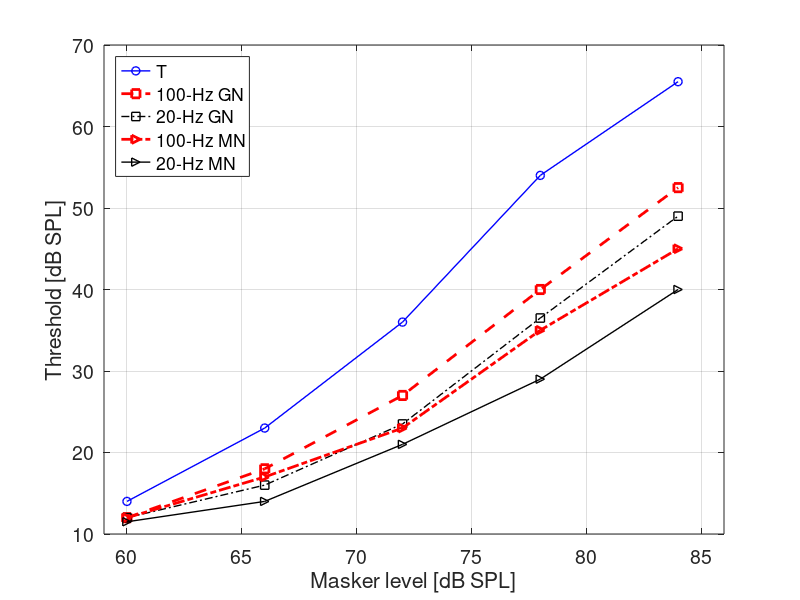
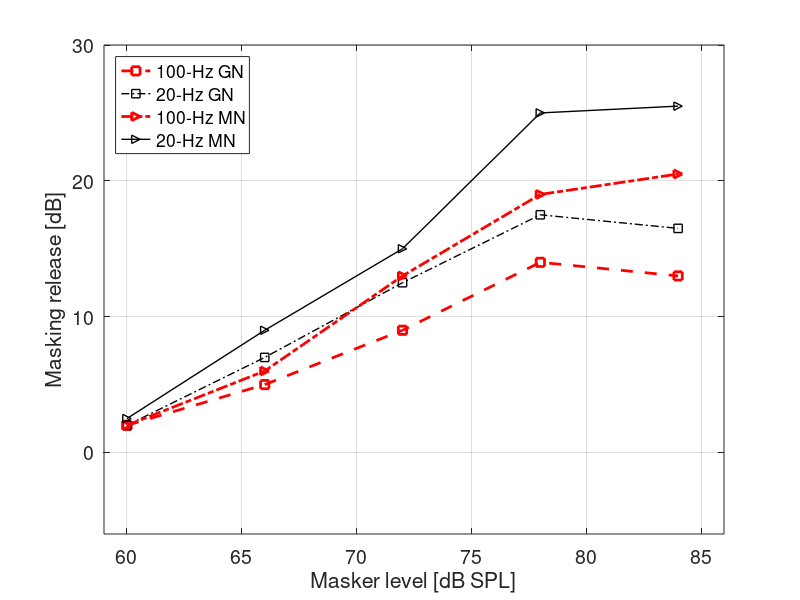

Source code (MATLAB) for these figures, in order:
function [hFig data] = exp_heijden1995(fs,bParts)
% function [hFig data] = exp_heijden1995(fs,bParts)
%
% 1. Description:
%
% 2. Stand-alone example:
%       % To generate Figures 1 (no error bars) and 2 of Heijden1995. The 
%       % figure handles are returned in hFig.
%       fs      = 44100; 
%       bParts  = [0 1 0]; 
%       hFig = exp_heijden1995(fs,bParts);
% 
%       fs = 44100;
%       bParts  = [0 0 1]; 
%       hFig = exp_heijden1995(fs,bParts);
%
% 3. Additional info:
%       Tested cross-platform: Yes
%
% Programmed by Alejandro Osses, HTI, TU/e, the Netherlands, 2014-2015
% Created on    : 20/08/2015
% Last update on: 01/09/2015 
% Last use on   : 01/09/2015 
%%%%%%%%%%%%%%%%%%%%%%%%%%%%%%%%%%%%%%%%%%%%%%%%%%%%%%%%%%%%%%%%%%%%%%%%%%%

if nargin < 1
    fs = 44100; % Hz
end

if nargin < 2
    bParts = [0 1 0];
end

if nargout == 2
    bParts(2) = 1; 
end

bGenSignals         = bParts(1);
bGenOriginalPlots   = bParts(2);
bPlotSimulation     = bParts(3);

hFig = [];

%%%%%%%%%%%%%%%%%%%%%%%%%%%%%%%%%%%%%%%%%%%%%%%%%%%%%%%%%%%%%%%%%%%%%%%%%%%
if bGenSignals
    % Noise generation:
    tbuffer = 10;
    tn = 500e-3;
    fc = 1300;
    SPL0 = 60; 
    BW1 = 20;
    BW2 = 100;

    S = Create_sin(fc,tbuffer,fs);
    S = setdbspl(S,SPL0);

    G1 = AM_random_noise_BW(fc,BW1,SPL0,tbuffer,fs);
    G2 = AM_random_noise_BW(fc,BW2,SPL0,tbuffer,fs);

    M1 = Multiplied_noise(fc,BW1,SPL0,tbuffer,fs);
    M2 = Multiplied_noise(fc,BW2,SPL0,tbuffer,fs);

    BP = AM_random_noise(500,800,SPL0-25,tbuffer,fs); % background noise to avoid undesired cues

    Sn = S + BP;
    G1n = G1 + BP;
    G2n = G2 + BP;
    M1n = M1 + BP;
    M2n = M2 + BP;

    % Tone generation:
    ft = 2000;
    tt = 400e-3;
    lenramp = 20;
    lensil = (tn - tt)/2;

    yt = Create_sin(ft,tt,fs);
    yt = setdbspl(yt,SPL0);
    yt = Do_cos_ramp(yt,fs,lenramp); 
    yt = [Gen_silence(lensil,fs); yt; Gen_silence(lensil,fs)];


    model = 'dau1996';
    % model = 'jepsen2008';
    rampupdown = 20; % ms

    opts.model = model;
    opts.testlevels      = [];
    opts.testlevelsnoise = [60 84];
    AboveThres           = [30 75]-SPL0; % taken well above thresholds in Heijden1995, Fig 1. Relative level

    testgain = opts.testlevelsnoise - SPL0;

    opts.ramp = rampupdown;
    opts.siltime = 0;

    opts.fmin = fc*0.5; % one octave below masker frequency
    opts.fmax = ft*2; % one octave above masker frequency

    opts.tmin = 0;
    opts.tmax = tn;

    Thres = nan(5,length(testgain));

    for i = 1:length(testgain)
        opts.gainN = testgain(i);
        opts.Criterion = 1.26;
        opts.AboveThres = AboveThres(i);
        opts.sigmaTimes = 10;

        outsS1 = r20150821_update_decision_proc_exp(Sn,yt,opts);
        Thres(1,i) = outsS1.JNDcurrent;

        outsG1 = r20150821_update_decision_proc_exp(G1n,yt,opts);
        Thres(2,i) = outsG1.JNDcurrent;

        outsG2 = r20150821_update_decision_proc_exp(G2n,yt,opts);
        Thres(3,i) = outsG2.JNDcurrent;

        outsM2 = r20150821_update_decision_proc_exp(M1n,yt,opts);
        Thres(4,i) = outsM2.JNDcurrent;

        outsM2 = r20150821_update_decision_proc_exp(M2n,yt,opts);
        Thres(5,i) = outsM2.JNDcurrent;

        disp('')
    end

    if nargout == 0

        filename{1} = [Get_TUe_paths('outputs') 'exp-heijden-1995-masker-S'];
        Wavwrite(Sn,fs,filename{1});

        filename{2} = [Get_TUe_paths('outputs') 'exp-heijden-1995-masker-G1'];
        Wavwrite(G1n,fs,filename{2});

        filename{3} = [Get_TUe_paths('outputs') 'exp-heijden-1995-masker-G2'];
        Wavwrite(G2n,fs,filename{3});

        filename{4} = [Get_TUe_paths('outputs') 'exp-heijden-1995-masker-M1'];
        Wavwrite(M1n,fs,filename{4});

        filename{5} = [Get_TUe_paths('outputs') 'exp-heijden-1995-masker-M2'];
        Wavwrite(M2n,fs,filename{5});

        filename{6} = [Get_TUe_paths('outputs') 'exp-heijden-1995-masker-S'];
        Wavwrite(yt,fs,filename{5});

    end
end
%%%%%%%%%%%%%%%%%%%%%%%%%%%%%%%%%%%%%%%%%%%%%%%%%%%%%%%%%%%%%%%%%%%%%%%%%%%

if bGenOriginalPlots
    
    FontSize = 14;
    
    testLevels = 60:6:84;
    Tr = [  14 23 36 54 65.5; ...     % Sine tone masker
            12 18 27 40 52.5; ...     % 100-Hz GN
            12 16 23.5 36.5 49; ...   % 20-Hz GN
            12 17 23 35 45; ...       % 100-Hz MN
            11.5  14 21 29 40];       % 20-Hz MN
	
	labels = {'T','100-Hz GN','20-Hz GN','100-Hz MN','20-Hz MN'};
    
	figure;
    plot(testLevels,Tr(1,:),'bo-','LineWidth',1), hold on
    plot(testLevels,Tr(2,:),'rs--','LineWidth',2)
    plot(testLevels,Tr(3,:),'ks-.','LineWidth',1)
    plot(testLevels,Tr(4,:),'r>-.','LineWidth',2)
    plot(testLevels,Tr(5,:),'k>-','LineWidth',1)
    legend(labels,'Location','NorthWest')
    grid on
    xlabel('Masker level [dB SPL]','FontSize',FontSize)
    ylabel('Threshold [dB SPL]','FontSize',FontSize)
    xlim([59 86])
    hFig(end+1) = gcf;
    set(gca,'FontSize',FontSize);
    
    figure;
    plot(testLevels,Tr(1,:)-Tr(2,:),'rs--','LineWidth',2), hold on
    plot(testLevels,Tr(1,:)-Tr(3,:),'ks-.','LineWidth',1)
    plot(testLevels,Tr(1,:)-Tr(4,:),'r>-.','LineWidth',2)
    plot(testLevels,Tr(1,:)-Tr(5,:),'k>-','LineWidth',1)
    legend(labels{2:end},'Location','NorthWest')
    grid on
    xlabel('Masker level [dB SPL]','FontSize',FontSize)
    ylabel('Masking release [dB]','FontSize',FontSize)
    xlim([59 86])
    ylim([-6 30])
    hFig(end+1) = gcf;
    set(gca,'FontSize',FontSize);
    
    data.Thresholds = Tr;
    data.signaltypes = labels;
    data.testLevels = testLevels;
end

if bPlotSimulation
    
    FontSize = 14;
    
%     %%%%%%%%%%%%%%%%%%%%%%%%%%%%%%%%%%%%%%%%%%%%%%%%%%%%%%%%%%%%%%%%%%%%%%%
%     % Data simulated on: XXXXXX
%     testLevels = 60:12:84;
%     % Tr = [  -27.5 -24.5 -16; ...   % Sine tone masker
%     %         -34.8 -26.1 -22.8; ...   % 100-Hz GN
%     %         -41.5  -32  -26; ...   % 20-Hz GN
%     %         -41.9  -28  -25; ...     % 100-Hz MN
%     %         -43.5  -31.5 -33.5];      % 20-Hz MN
%     Tr = [  -56.0  -53.75 -46.5; ...   % Sine tone masker
%             -48.75 -42.75 -34.0; ...   % 100-Hz GN
%             -50.5  -48.75 -34.5; ...   % 20-Hz GN
%             NaN NaN NaN; ...     % 100-Hz MN
%             NaN NaN NaN];      % 20-Hz MN
%     
% 	  Tr(:,1) = Tr(:,1) + 60;
%     Tr(:,2) = Tr(:,2) + 72;
%     Tr(:,3) = Tr(:,3) + 84;
%     %%%%%%%%%%%%%%%%%%%%%%%%%%%%%%%%%%%%%%%%%%%%%%%%%%%%%%%%%%%%%%%%%%%%%%%

    %%%%%%%%%%%%%%%%%%%%%%%%%%%%%%%%%%%%%%%%%%%%%%%%%%%%%%%%%%%%%%%%%%%%%%%
    % Data simulated on: 11/11/2015
    
    bUse1 = 1; % Jepsen2008
    if bUse1
        % testLevels = 60:5:85;
        % Data simulated on: 11/11/2015 (supra at +10dB)
        % Tr =  [32.0000   37.5000   44.5000   49.5000   60.0000   67.0000; ... % Sine tone: fairly good (higher shift at 60 dB)
        %        28.0000   34.5000   41.0000   45.5000   55.0000   62.0000; ... % 100-Hz GN % More difficult than in reality (at 85 dB should be 52 dB) 
        %        30.0000   37.0000   44.5000   51.5000   66.0000   71.0000; ... %  20-Hz GN % Much more difficult than in reality (at 85 dB should be 48 dB)
        %        23.5000   33.5000   35.5000   42.0000   49.5000   55.5000; ... % 100-Hz MN % More difficult than in reality (at 85 dB should be 45 dB) 
        %        27.0000   35.5000   44.0000   52.5000   61.5000   70.0000]; ... %  20-Hz MN % Much more difficult than in reality (at 85 dB should be 40 dB)
        % 
        % TTh25 = [31.0000   36.5000   43.0000   48.0000   59.5000   63.5000; ...
        %          26.5000   33.0000   38.0000   44.0000   53.0000   60.5000; ...
        %          29.5000   33.5000   43.5000   47.0000   63.0000   71.0000; ...
        %          22.5000   32.0000   32.5000   41.0000   48.5000   53.5000; ...
        %          26.0000   34.0000   42.0000   50.0000   59.0000   69.5000];
        % 
        % TTh75 = [32.0000   38.5000   45.0000   51.5000   61.0000   67.5000; ...
        %          28.0000   36.5000   42.0000   47.5000   58.0000   63.0000; ...
        %          31.0000   38.0000   46.5000   54.0000   68.0000   71.5000; ...
        %          26.0000   34.0000   37.0000   44.5000   50.5000   58.5000; ...
        %          29.0000   37.5000   47.0000   54.0000   63.5000   70.5000];
        
        % Data simulated on: 17/11/2015 (supra at -10dB, between 1500-4000)
        % testLevels = 60:12:84;
%         Tr    = [  28        44        61; ...
%                    26.0000   38.0000   55.5000; ...
%                    28.0000   47.0000   64.5000; ...
%                    21.0000   32.5000   47.5000; ...
%                    27.5000   38.5000   65.0000];
%         TTh25 = [  25        44        59; ...
%                    26.0000   37.0000   54.5000; ...
%                    27.0000   44.0000   63.0000; ...
%                    20.5000   31.5000   47.0000; ...
%                    26.5000   38.0000   64.0000];
%         TTh75 = [  28        44.5      62; ...
%                    27.0000   38.5000   56.5000; ...
%                    28.0000   48.5000   65.5000; ...
%                    21.5000   33.5000   49.0000; ...
%                    28.0000   39.5000   66.5000];
        testLevels = 60:6:84;
        Tr = [  23.0000   32.5000   41.5000   52.0000   60.0000; ...
                20.5000   27.0000   34.5000   41.0000   50.0000; ...
                28.5000   38.0000   43.5000   50.0000   56.0000; ...
                18.5000   23.0000   29.5000   36.5000   42.5000; ...
                27.0000   32.5000   40.0000   44.0000   49.0000];

        TTh25 = [  22.0000   31.0000   40.5000   52.0000   59.5000; ...
                   19.0000   25.0000   34.0000   39.0000   48.5000; ...
                   25.5000   38.0000   42.0000   46.5000   54.0000; ...
                   18.0000   21.5000   26.5000   36.0000   41.5000; ...
                   25.5000   31.5000   37.0000   43.0000   45.5000];

        TTh75 = [  24.0000   33.5000   42.0000   52.5000   60.5000; ...
                   21.5000   29.0000   35.5000   42.5000   51.0000; ...
                   30.0000   38.0000   44.5000   52.5000   57.0000; ...
                   20.5000   25.0000   30.5000   38.0000   44.5000; ...
                   29.0000   36.0000   42.5000   46.0000   50.5000];


    else
        warning('using dau1997')
        testLevels = 60:5:85;
        Tr = [23.5000   27.0000   33.5000   38.5000   40.5000   47.0000; ...
              25.5000   31.0000   35.5000   42.0000   48.0000   52.5000; ...
              29.0000   31.5000   39.5000   43.5000   52.0000   58.0000; ...
              22.5000   28.5000   34.5000   39.0000   46.5000   50.5000; ...
              28.0000   34.0000   42.0000   46.5000   51.0000   56.5000];

        TTh25 = [ 22.5000   26.5000   31.5000   37.5000   36.5000   47.0000; ...
                  24.0000   30.0000   34.0000   39.0000   47.5000   49.5000; ...
                  25.5000   30.0000   38.5000   42.5000   50.5000   55.5000; ...
                  19.0000   26.0000   32.0000   38.0000   45.0000   49.0000; ...
                  27.0000   31.0000   41.0000   44.5000   48.0000   55.5000];
 
        TTh75 =  [24.0000   27.0000   34.5000   39.0000   43.5000   48.0000; ...
                  27.0000   31.5000   38.0000   43.0000   48.0000   55.0000; ...
                  29.5000   33.5000   40.0000   44.5000   53.5000   58.0000; ...
                  24.5000   29.0000   36.0000   40.0000   47.5000   51.0000; ...
                  28.5000   35.5000   42.5000   47.5000   53.0000   57.0000];
    end

    %%%%%%%%%%%%%%%%%%%%%%%%%%%%%%%%%%%%%%%%%%%%%%%%%%%%%%%%%%%%%%%%%%%%%%%
    
	labels = {'T','100-Hz GN','20-Hz GN','100-Hz MN','20-Hz MN'};
    
	figure;
    plot(testLevels,Tr(1,:),'bo-','LineWidth',1), hold on
    plot(testLevels,Tr(2,:),'rs--','LineWidth',2)
    plot(testLevels,Tr(3,:),'ks-.','LineWidth',1)
    plot(testLevels,Tr(4,:),'r>-.','LineWidth',2)
    plot(testLevels,Tr(5,:),'k>-','LineWidth',1)
    legend(labels,'Location','NorthWest')
    grid on
    xlabel('Masker level [dB SPL]','FontSize',FontSize)
    ylabel('Threshold [dB SPL]','FontSize',FontSize)
    xlim([59 86])
    ylim([10 70])
    hFig(end+1) = gcf;
    set(gca,'FontSize',FontSize);
    
    figure;
    plot(testLevels,Tr(1,:)-Tr(2,:),'rs--','LineWidth',2), hold on
    plot(testLevels,Tr(1,:)-Tr(3,:),'ks-.','LineWidth',1)
    plot(testLevels,Tr(1,:)-Tr(4,:),'r>-.','LineWidth',2)
    plot(testLevels,Tr(1,:)-Tr(5,:),'k>-','LineWidth',1)
    legend(labels{2:end},'Location','NorthWest')
    grid on
    xlabel('Masker level [dB SPL]','FontSize',FontSize)
    ylabel('Masking release [dB]','FontSize',FontSize)
    xlim([59 86])
    ylim([-6 30])
    hFig(end+1) = gcf;
    set(gca,'FontSize',FontSize);
    
    data.Thresholds = Tr;
    data.signaltypes = labels;
    data.testLevels = testLevels;
    
end

%%%%%%%%%%%%%%%%%%%%%%%%%%%%%%%%%%%%%%%%%%%%%%%%%%%%%%%%%%%%%%%%%%%%%%%%%%%
end
